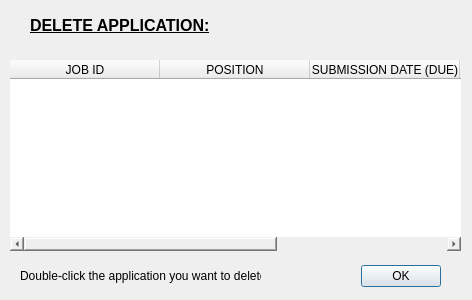
<?xml version="1.0" encoding="UTF-8"?>
<ui version="4.0">
 <class>DeleteApplications</class>
 <widget class="QDialog" name="DeleteApplications">
  <property name="geometry">
   <rect>
    <x>0</x>
    <y>0</y>
    <width>472</width>
    <height>300</height>
   </rect>
  </property>
  <property name="windowTitle">
   <string>Dialog</string>
  </property>
  <widget class="QDialogButtonBox" name="buttonBox">
   <property name="geometry">
    <rect>
     <x>360</x>
     <y>260</y>
     <width>81</width>
     <height>32</height>
    </rect>
   </property>
   <property name="orientation">
    <enum>Qt::Horizontal</enum>
   </property>
   <property name="standardButtons">
    <set>QDialogButtonBox::Ok</set>
   </property>
  </widget>
  <widget class="QTableWidget" name="tableWidget">
   <property name="enabled">
    <bool>true</bool>
   </property>
   <property name="geometry">
    <rect>
     <x>10</x>
     <y>60</y>
     <width>451</width>
     <height>191</height>
    </rect>
   </property>
   <property name="sizePolicy">
    <sizepolicy hsizetype="Preferred" vsizetype="Preferred">
     <horstretch>0</horstretch>
     <verstretch>0</verstretch>
    </sizepolicy>
   </property>
   <property name="styleSheet">
    <string notr="true">border: transparent;</string>
   </property>
   <property name="autoScrollMargin">
    <number>16</number>
   </property>
   <attribute name="horizontalHeaderDefaultSectionSize">
    <number>150</number>
   </attribute>
   <attribute name="horizontalHeaderStretchLastSection">
    <bool>true</bool>
   </attribute>
   <column>
    <property name="text">
     <string>JOB ID</string>
    </property>
   </column>
   <column>
    <property name="text">
     <string>POSITION</string>
    </property>
   </column>
   <column>
    <property name="text">
     <string>SUBMISSION DATE (DUE)</string>
    </property>
   </column>
   <column>
    <property name="text">
     <string>GRADE</string>
    </property>
   </column>
   <column>
    <property name="text">
     <string>COMMENTS</string>
    </property>
    <property name="font">
     <font>
      <pointsize>10</pointsize>
     </font>
    </property>
   </column>
  </widget>
  <widget class="QLabel" name="label">
   <property name="geometry">
    <rect>
     <x>30</x>
     <y>10</y>
     <width>231</width>
     <height>31</height>
    </rect>
   </property>
   <property name="font">
    <font>
     <pointsize>12</pointsize>
     <weight>75</weight>
     <bold>true</bold>
     <underline>true</underline>
    </font>
   </property>
   <property name="text">
    <string>DELETE APPLICATION:</string>
   </property>
  </widget>
  <widget class="QLabel" name="label_2">
   <property name="geometry">
    <rect>
     <x>20</x>
     <y>260</y>
     <width>241</width>
     <height>31</height>
    </rect>
   </property>
   <property name="text">
    <string>Double-click the application you want to delete!</string>
   </property>
  </widget>
 </widget>
 <resources/>
 <connections>
  <connection>
   <sender>buttonBox</sender>
   <signal>accepted()</signal>
   <receiver>DeleteApplications</receiver>
   <slot>accept()</slot>
   <hints>
    <hint type="sourcelabel">
     <x>248</x>
     <y>254</y>
    </hint>
    <hint type="destinationlabel">
     <x>157</x>
     <y>274</y>
    </hint>
   </hints>
  </connection>
  <connection>
   <sender>buttonBox</sender>
   <signal>rejected()</signal>
   <receiver>DeleteApplications</receiver>
   <slot>reject()</slot>
   <hints>
    <hint type="sourcelabel">
     <x>316</x>
     <y>260</y>
    </hint>
    <hint type="destinationlabel">
     <x>286</x>
     <y>274</y>
    </hint>
   </hints>
  </connection>
 </connections>
</ui>
